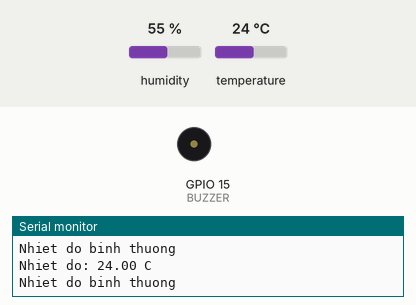
A program run on a simulated ESP32. Shown: buzzer (waves = sounding), the last lines printed to the serial monitor. The test bench sets the inputs (shaded band); at power-on: temperature 24 °C, humidity 55 %.

Above: at 6.8 s.
6.9 s: temperature set to 29.6 °C
12.2 s: temperature set to 30.6 °C
At 14.1 s:
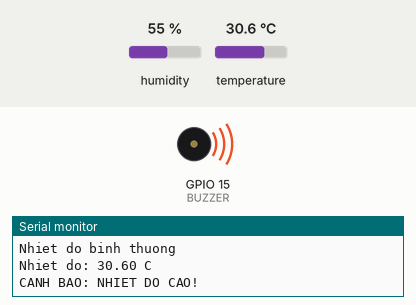
17.5 s: temperature set to 12 °C
At 17.7 s:
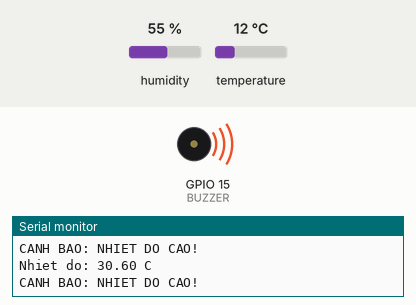
22.8 s: temperature set to 33 °C
At 26.3 s:
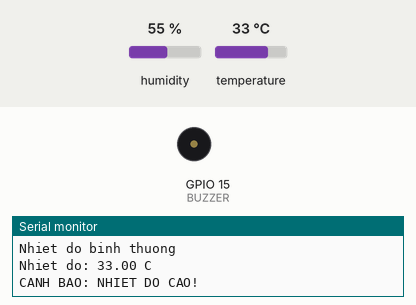
Timing chart, 0 to 29.5 s (numbered marks = the images above; inputs shaded):
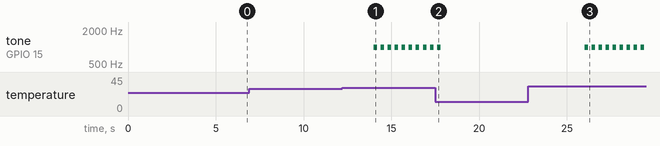

The program:

main.cpp
```cpp
#include <Arduino.h>
#include <DHT.h>

#define DHTPIN 23
#define DHTTYPE DHT22
#define BUZZER 15

DHT dht(DHTPIN, DHTTYPE);

unsigned long dhtTime = 0;
unsigned long buzzerTime = 0;

bool warning = false;
bool buzzerState = false;

void setup() {
  pinMode(BUZZER, OUTPUT);

  Serial.begin(115200);
  dht.begin();

  Serial.println("------------------------------");
  Serial.println("NGUYEN THI PHUONG NHUNG - 2033240244");
  Serial.println("BAI 7 - CANH BAO NHIET DO");
  Serial.println("------------------------------");
}

void loop() {
  unsigned long now = millis();

  if (now - dhtTime >= 2000) {
    dhtTime = now;

    float nhietDo = dht.readTemperature();

    if (isnan(nhietDo)) {
      Serial.println("LOI DOC DHT22");
    }
    else {
      Serial.print("Nhiet do: ");
      Serial.print(nhietDo);
      Serial.println(" C");

      if (nhietDo > 30) {
        warning = true;
        Serial.println("CANH BAO: NHIET DO CAO!");
      }


      else {
        if (warning == true) {
          noTone(BUZZER);
        }

        warning = false;
        buzzerState = false;

        Serial.println("Nhiet do binh thuong");
      }
    }
  }

  if (warning == true) {

    if (now - buzzerTime >= 200) {
      buzzerTime = now;

      buzzerState = !buzzerState;

      if (buzzerState == true) {
        tone(BUZZER, 1000);   // Keu
      }
      else {
        noTone(BUZZER);       // Tat
      }
    }
  }
}
```

Measured:
- the behaviour switches between 30 and 30.1 °C on temperature (found by bisection; images 0 and 1)
- after the input at 12.2 s, tone on GPIO 15 (BUZZER): alternates 1000 Hz for 0.20 s and silent for 0.20 s, starting after 1.8 s
- after the input at 17.5 s, tone on GPIO 15 (BUZZER): goes on until 17.8 s, then stays silent
- after the input at 22.8 s, tone on GPIO 15 (BUZZER): alternates 1000 Hz for 0.20 s and silent for 0.20 s, starting after 3.2 s
